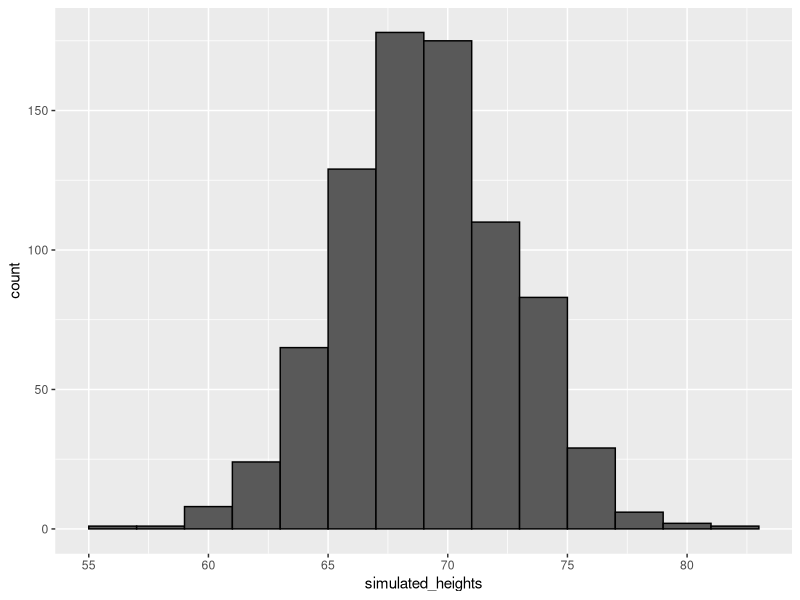

Write the R code that produced this figure.
#!/usr/bin/env Rscript
# define x as male heights from dslabs data
suppressPackageStartupMessages(library(tidyverse))
library(dslabs)
data(heights)
x <- heights %>% filter(sex=="Male") %>% 
  pull(height)

# generate simulated height data using normal distribution - both datasets should have n observations
n <- length(x)
avg <- mean(x)
s <- sd(x)
simulated_heights <- rnorm(n, avg, s)

# plot distribution of simulated_heights
data.frame(simulated_heights = simulated_heights) %>%
    ggplot(aes(simulated_heights)) +
    geom_histogram(color="black", binwidth = 2)

B <- 10000
tallest <- replicate(B, {
    simulated_data <- rnorm(800, avg, s)    # generate 800 normally distributed random heights
    # determine the tallest height
    max(simulated_data)    
})
# proportion of 7 footers
mean(tallest >= 7*12)    
